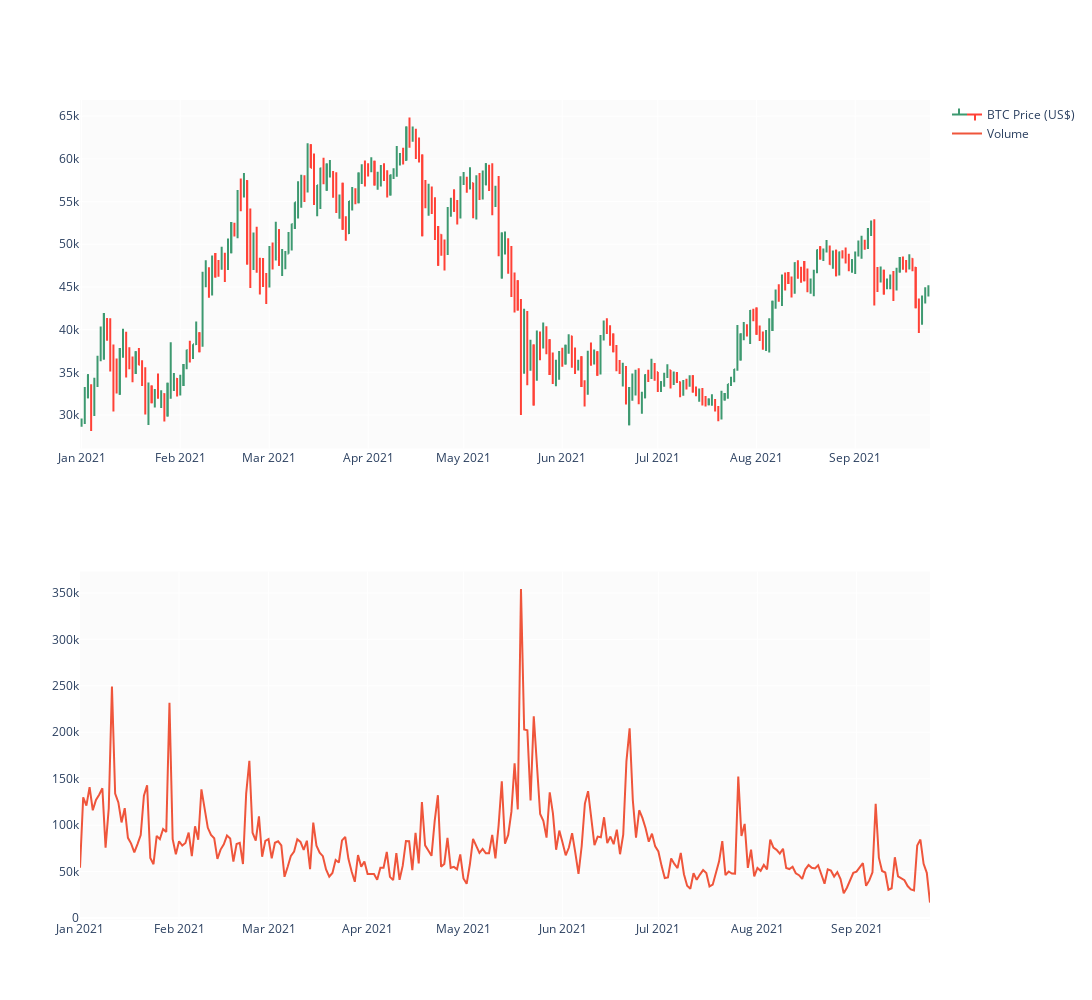

Notebook cell for this chart:
### Code cell
fig = make_subplots(rows=2, cols=1)

fig.update_layout(
    autosize=False,
    width=1200,
    height=1000)

fig.add_trace(go.Ohlc(x=df.date,
                      open=df.BTCUSDT_open,
                      high=df.BTCUSDT_high,
                      low=df.BTCUSDT_low,
                      close=df.BTCUSDT_close,
                      name='BTC Price (US$)'), row=1, col=1)

fig.add_trace(go.Scatter(x=df.date, y=df.BTCUSDT_volume, name='Volume'), row=2, col=1)

fig.update(layout_xaxis_rangeslider_visible=False)
fig.show()

### Figure 1 — Plotly figure (JSON) as saved in the notebook; plotly's stock layout.template omitted (floating-point values rounded to 4 significant figures; data arrays with more than 128 entries replaced by an {"elided": "..."} marker saying what was removed)
{"data": [{"close": {"elided": "320 float values"}, "high": {"elided": "320 float values"}, "low": {"elided": "320 float values"}, "name": "BTC Price (US$)", "open": {"elided": "320 float values"}, "type": "ohlc", "x": {"elided": "320 str values"}, "xaxis": "x", "yaxis": "y"}, {"name": "Volume", "type": "scatter", "x": {"elided": "320 str values"}, "xaxis": "x2", "y": {"elided": "320 float values"}, "yaxis": "y2"}], "layout": {"autosize": false, "height": 1000, "width": 1200, "xaxis": {"anchor": "y", "autorange": true, "domain": [0, 1], "range": ["2020-12-31 12:00", "2021-09-24 12:00"], "rangeslider": {"visible": false, "yaxis": {}}, "type": "date"}, "xaxis2": {"anchor": "y2", "autorange": true, "domain": [0, 1], "range": ["2021-01-01", "2021-09-24"], "type": "date"}, "yaxis": {"anchor": "x", "autorange": true, "domain": [0.575, 1], "range": [26090.0, 66890.0]}, "yaxis2": {"anchor": "x2", "autorange": true, "domain": [0, 0.425], "range": [-2105.0, 373100.0], "type": "linear"}}}
